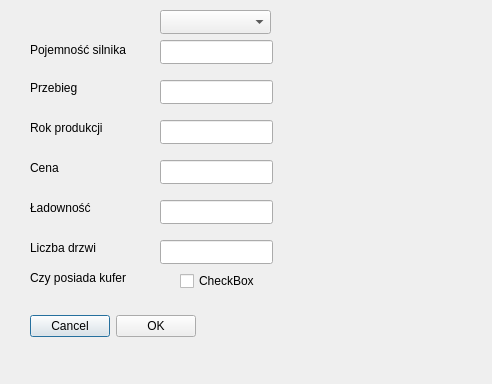
<?xml version="1.0" encoding="UTF-8"?>
<ui version="4.0">
 <class>Dialog</class>
 <widget class="QDialog" name="Dialog">
  <property name="geometry">
   <rect>
    <x>0</x>
    <y>0</y>
    <width>492</width>
    <height>384</height>
   </rect>
  </property>
  <property name="windowTitle">
   <string>Dialog</string>
  </property>
  <widget class="QWidget" name="layoutWidget">
   <property name="geometry">
    <rect>
     <x>30</x>
     <y>310</y>
     <width>351</width>
     <height>33</height>
    </rect>
   </property>
   <layout class="QHBoxLayout">
    <property name="spacing">
     <number>6</number>
    </property>
    <property name="margin" stdset="0">
     <number>0</number>
    </property>
    <item>
     <widget class="QPushButton" name="cancelButton">
      <property name="text">
       <string>Cancel</string>
      </property>
     </widget>
    </item>
    <item>
     <widget class="QPushButton" name="okButton">
      <property name="text">
       <string>OK</string>
      </property>
     </widget>
    </item>
    <item>
     <spacer>
      <property name="orientation">
       <enum>Qt::Orientation::Horizontal</enum>
      </property>
      <property name="sizeHint" stdset="0">
       <size>
        <width>131</width>
        <height>31</height>
       </size>
      </property>
     </spacer>
    </item>
   </layout>
  </widget>
  <widget class="QCheckBox" name="checkBoxKufry">
   <property name="geometry">
    <rect>
     <x>180</x>
     <y>270</y>
     <width>78</width>
     <height>22</height>
    </rect>
   </property>
   <property name="text">
    <string>CheckBox</string>
   </property>
  </widget>
  <widget class="QLabel" name="labelPrzebieg">
   <property name="geometry">
    <rect>
     <x>30</x>
     <y>80</y>
     <width>101</width>
     <height>16</height>
    </rect>
   </property>
   <property name="text">
    <string>Przebieg</string>
   </property>
  </widget>
  <widget class="QLabel" name="labelRok">
   <property name="geometry">
    <rect>
     <x>30</x>
     <y>120</y>
     <width>101</width>
     <height>16</height>
    </rect>
   </property>
   <property name="text">
    <string>Rok produkcji</string>
   </property>
  </widget>
  <widget class="QLabel" name="labelCena">
   <property name="geometry">
    <rect>
     <x>30</x>
     <y>160</y>
     <width>101</width>
     <height>16</height>
    </rect>
   </property>
   <property name="text">
    <string>Cena</string>
   </property>
  </widget>
  <widget class="QLabel" name="labelLadownosc">
   <property name="geometry">
    <rect>
     <x>30</x>
     <y>200</y>
     <width>101</width>
     <height>16</height>
    </rect>
   </property>
   <property name="text">
    <string>Ładowność</string>
   </property>
  </widget>
  <widget class="QLabel" name="labelDrzwi">
   <property name="geometry">
    <rect>
     <x>30</x>
     <y>240</y>
     <width>101</width>
     <height>16</height>
    </rect>
   </property>
   <property name="text">
    <string>Liczba drzwi</string>
   </property>
  </widget>
  <widget class="QLabel" name="labelPojemnosc">
   <property name="geometry">
    <rect>
     <x>30</x>
     <y>40</y>
     <width>101</width>
     <height>20</height>
    </rect>
   </property>
   <property name="text">
    <string>Pojemność silnika</string>
   </property>
  </widget>
  <widget class="QLabel" name="label_7">
   <property name="geometry">
    <rect>
     <x>30</x>
     <y>270</y>
     <width>111</width>
     <height>16</height>
    </rect>
   </property>
   <property name="text">
    <string>Czy posiada kufer</string>
   </property>
  </widget>
  <widget class="QLineEdit" name="lineEditPojemnosc">
   <property name="geometry">
    <rect>
     <x>160</x>
     <y>40</y>
     <width>113</width>
     <height>24</height>
    </rect>
   </property>
  </widget>
  <widget class="QLineEdit" name="lineEditPrzebieg">
   <property name="geometry">
    <rect>
     <x>160</x>
     <y>80</y>
     <width>113</width>
     <height>24</height>
    </rect>
   </property>
  </widget>
  <widget class="QLineEdit" name="lineEditRok">
   <property name="geometry">
    <rect>
     <x>160</x>
     <y>120</y>
     <width>113</width>
     <height>24</height>
    </rect>
   </property>
  </widget>
  <widget class="QLineEdit" name="lineEditCena">
   <property name="geometry">
    <rect>
     <x>160</x>
     <y>160</y>
     <width>113</width>
     <height>24</height>
    </rect>
   </property>
  </widget>
  <widget class="QLineEdit" name="lineEditLadownosc">
   <property name="geometry">
    <rect>
     <x>160</x>
     <y>200</y>
     <width>113</width>
     <height>24</height>
    </rect>
   </property>
  </widget>
  <widget class="QLineEdit" name="lineEditDrzwi">
   <property name="geometry">
    <rect>
     <x>160</x>
     <y>240</y>
     <width>113</width>
     <height>24</height>
    </rect>
   </property>
  </widget>
  <widget class="QComboBox" name="comboBoxTyp">
   <property name="geometry">
    <rect>
     <x>160</x>
     <y>10</y>
     <width>111</width>
     <height>24</height>
    </rect>
   </property>
  </widget>
 </widget>
 <resources/>
 <connections>
  <connection>
   <sender>okButton</sender>
   <signal>clicked()</signal>
   <receiver>Dialog</receiver>
   <slot>accept()</slot>
   <hints>
    <hint type="sourcelabel">
     <x>278</x>
     <y>253</y>
    </hint>
    <hint type="destinationlabel">
     <x>96</x>
     <y>254</y>
    </hint>
   </hints>
  </connection>
  <connection>
   <sender>cancelButton</sender>
   <signal>clicked()</signal>
   <receiver>Dialog</receiver>
   <slot>reject()</slot>
   <hints>
    <hint type="sourcelabel">
     <x>369</x>
     <y>253</y>
    </hint>
    <hint type="destinationlabel">
     <x>179</x>
     <y>282</y>
    </hint>
   </hints>
  </connection>
 </connections>
</ui>
